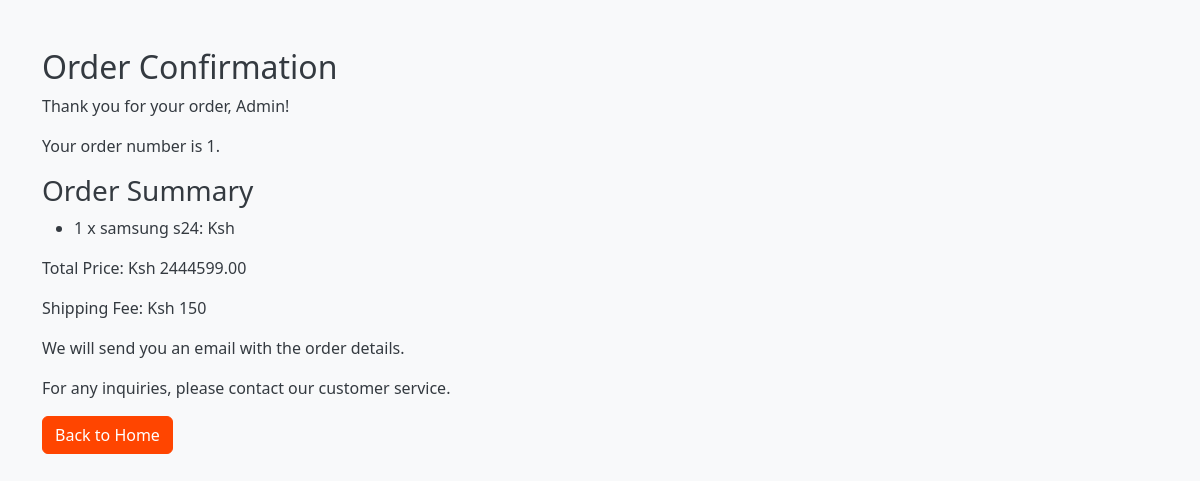
/order_confirmation/1/ (signed in), run on the app's committed database.
### myapp/models.py (models this page shows, shortened)
class Order(models.Model):
    user = models.ForeignKey(User, on_delete=models.CASCADE)
    total = models.DecimalField(max_digits=10, decimal_places=2)
    address = models.CharField(max_length=255)
    city = models.CharField(max_length=100)
    postal_code = models.CharField(max_length=20)
    created_at = models.DateTimeField(auto_now_add=True)

class OrderItem(models.Model):
    order = models.ForeignKey(Order, related_name='items', on_delete=models.CASCADE)
    product = models.ForeignKey(Product, on_delete=models.CASCADE)
    quantity = models.PositiveIntegerField()
    def get_total_price(self):
        return self.quantity * self.product.price

class Product(models.Model):
    name = models.CharField(max_length=255)
    price = models.DecimalField(max_digits=10, decimal_places=2)
    image = models.ImageField(upload_to='products_images/', blank=True)
    description = models.TextField(blank=True, null=True)
    rating = models.PositiveIntegerField(default=0)
    reviews = models.PositiveIntegerField(default=0)

### myapp/views.py (the view)
# urls.py: path('order_confirmation/<int:order_id>/', views.order_confirmation_view, name='order_confirmation'),
@login_required
def order_confirmation_view(request, order_id):
    try:
        order = Order.objects.get(id=order_id, user=request.user)
    except Order.DoesNotExist:
        return redirect('checkout')
    total_price = sum(item.get_total_price() for item in order.items.all())
    shipping_fee = calculate_shipping_fee(total_price)
    context = {
        'order': order,
        'order_items': order.items.all(),
        'total_price': total_price,
        'shipping_fee': shipping_fee,
    }
    return render(request, 'order_confirmation.html', context)

### myapp/views.py (called while the page is built)
def calculate_shipping_fee(total_price):
    if total_price is None:
        return 0  # or another appropriate default value
    if total_price <= 1000:
        return 50
    elif total_price <= 5000:
        return 100
    else:
        return 150

### templates/order_confirmation.html (shortened to what this page needs)
{% load static %}
<!DOCTYPE html>
<html lang="en">
<head>
    <link href="https://cdn.jsdelivr.net/npm/bootstrap@5.3.3/dist/css/bootstrap.min.css" rel="stylesheet">
    <link href="https://cdn.jsdelivr.net/npm/bootstrap-icons/font/bootstrap-icons.css" rel="stylesheet">
    <link rel="stylesheet" href="{% static 'css/styles.css' %}">
</head>
<body>
    <div class="container mt-5">
        <h2>Order Confirmation</h2>
        <p>Thank you for your order, {{ order.user.username }}!</p>
        <p>Your order number is {{ order.id }}.</p>
        <h3>Order Summary</h3>
        <ul>
            {% for item in order_items %}
                <li>{{ item.quantity }} x {{ item.product.name }}: Ksh {{ item.price }}</li>
            {% endfor %}
        </ul>
        <p>Total Price: Ksh {{total_price }}</p>
        <p>Shipping Fee: Ksh {{ shipping_fee }}</p>
        <p>We will send you an email with the order details.</p>
        <p>For any inquiries, please contact our customer service.</p>
        <a href="{% url 'index' %}" class="btn btn-primary">Back to Home</a>
    </div>
</body>
</html>

### static/css/styles.css (style rules this page uses)
body { background-color: #f8f9fa; color: #343a40; }
.btn-primary { background-color: #FF4500 !important; border-color: #FF4500 !important; }

### data on the page
Order: user.username "Admin", id "1"
OrderItem: quantity "1", product.name "samsung s24"

### other printed values
{{ total_price }} "2444599.00"
{{ shipping_fee }} "150"
